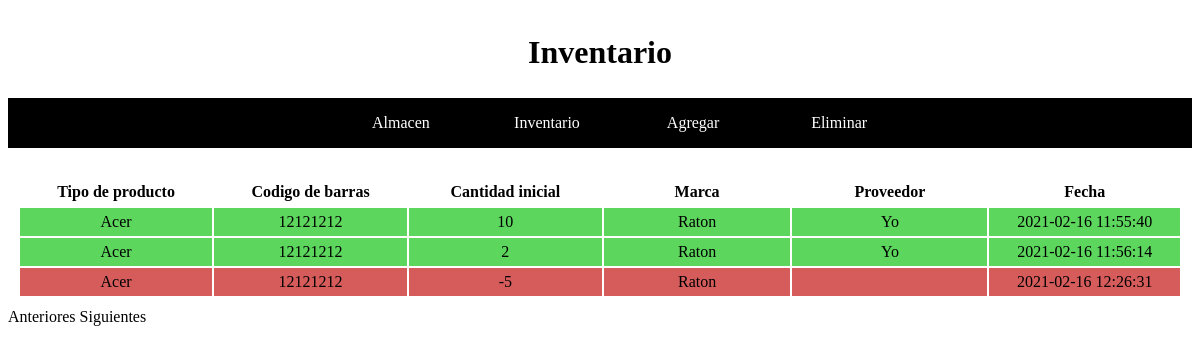
The app's page /inventario.php with its own data.
### tables this page shows
CREATE TABLE "Almacen" (
	"CodigoDeBarras"	varchar(25) NOT NULL,
	"CantidadInicial"	INTEGER NOT NULL DEFAULT '1',
	"Proveedor"	TEXT,
	"fecha"	TIMESTAMP DEFAULT CURRENT_TIMESTAMP
);

CREATE TABLE "Recordar" (
	"CodigoDeBarras"	varchar(35) NOT NULL,
	"Descripcion"	varchar(100),
	"FotoP"	NUMERIC,
	"CantidadActual"	int DEFAULT 0,
	"RecordarCant"	int DEFAULT 10,
	"Marca"	varchar(35),
	"TipoDeProducto"	varchar(35)
);

### inventario.php (the view, shortened to what this page needs)
<?php
    if (isset($_REQUEST['pos']))
        $inicio=$_REQUEST['pos'];
    else
        $inicio=0;
?>
<!DOCTYPE html>
<html>
<head>
    <link rel="stylesheet" href="./estilo.css">
</head>
<body>
<header><h1 style={position:relative}>Inventario</h1></header>
<nav>
    <ul>
        <li><a href="./almacen.php"> Almacen </a></li>
        <li><a href="./inventario.php"> Inventario </a></li>
        <li><a href="./insertar.php"> Agregar </a></li>
        <li><a href="./eliminar.php"> Eliminar </a></li>
    </ul>
</nav>
<?php
    $bd = new MiBD();
    $resultado = $bd->query("SELECT * FROM Almacen limit $inicio,25");
    echo "<table>";
    echo "<tr>";
    echo "<th> Tipo de producto </th>";
    echo "<th> Codigo de barras </th>";
    echo "<th> Cantidad inicial </th>";
    echo "<th> Marca </th>";
    echo "<th> Proveedor </th>";
    echo "<th> Fecha </th>";
    echo "</tr>";
    echo "<br>";
    $impresos=0;
    while ($row = $resultado->fetchArray()) {
        $impresos++;
        $MarcaP = $bd->query("SELECT Marca FROM Recordar WHERE CodigoDeBarras='$row[0]'");
        $MarcaP2 = $MarcaP-> fetchArray();
        $TipoP = $bd->query("SELECT TipoDeProducto FROM Recordar WHERE CodigoDeBarras='$row[0]'");
        $TipoP2 = $TipoP-> fetchArray();
        if ($row[1] < 0){
            echo "<tr class='CantRojo'>";
        }
        else{
            echo "<tr class='CantVerde'>";
        }
        echo "<td> $MarcaP2[0] </td>";
        echo "<td> $row[0] </td>";
        echo "<td> $row[1] </td>";
        echo "<td> $TipoP2[0] </td>";
        echo "<td> $row[2] </td>";
        echo "<td> $row[3] </td>";
        echo "</tr>";
    }
    echo "</table>";
    if ($inicio==0)
        echo "Anteriores ";
    else
    {
        $anterior=$inicio-25;
        echo "<a href=\"inventario.php?pos=$anterior\">Anteriores </a>";
    }
    if($impresos==25)
    {
        $proximo=$inicio+25;
        echo "<a href=\"inventario.php?pos=$proximo\">Siguientes</a>";
    }
    else
        echo "Siguientes";
?>
</body>
</html>

### estilo.css (style rules this page uses)
header { position:relative; margin:auto; text-align:center; padding:5px; }
nav { position:relative; margin:auto; width:100%; height:auto; background:black; }
nav ul { position:relative; margin:auto; width:50%; text-align: center; }
nav ul li { display:inline-block; width:24%; line-height:50px; list-style: none; }
nav ul li a { color:white; text-decoration: none; }
table { position: relative; margin: auto; text-align: center; padding: 10px; }
th, td { padding: 5px; width: 240px; }
.CantRojo { background-color: hsl(0, 60%, 60%); }
.CantVerde { background-color: hsl(120, 60%, 60%); }

### records on screen
almacen: recordar.Marca "Acer", CodigoDeBarras "12121212", CantidadInicial "10", recordar.TipoDeProducto "Raton", Proveedor "Yo", fecha "2021-02-16 11:55:40"
almacen: recordar.Marca "Acer", CodigoDeBarras "12121212", CantidadInicial "2", recordar.TipoDeProducto "Raton", Proveedor "Yo", fecha "2021-02-16 11:56:14"
almacen: recordar.Marca "Acer", CodigoDeBarras "12121212", CantidadInicial "-5", recordar.TipoDeProducto "Raton", fecha "2021-02-16 12:26:31"
